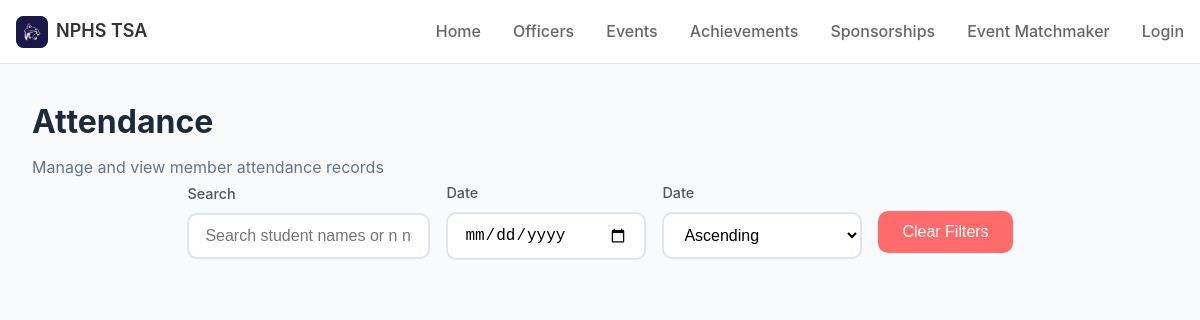
The app's page /members/attendance/, older data.
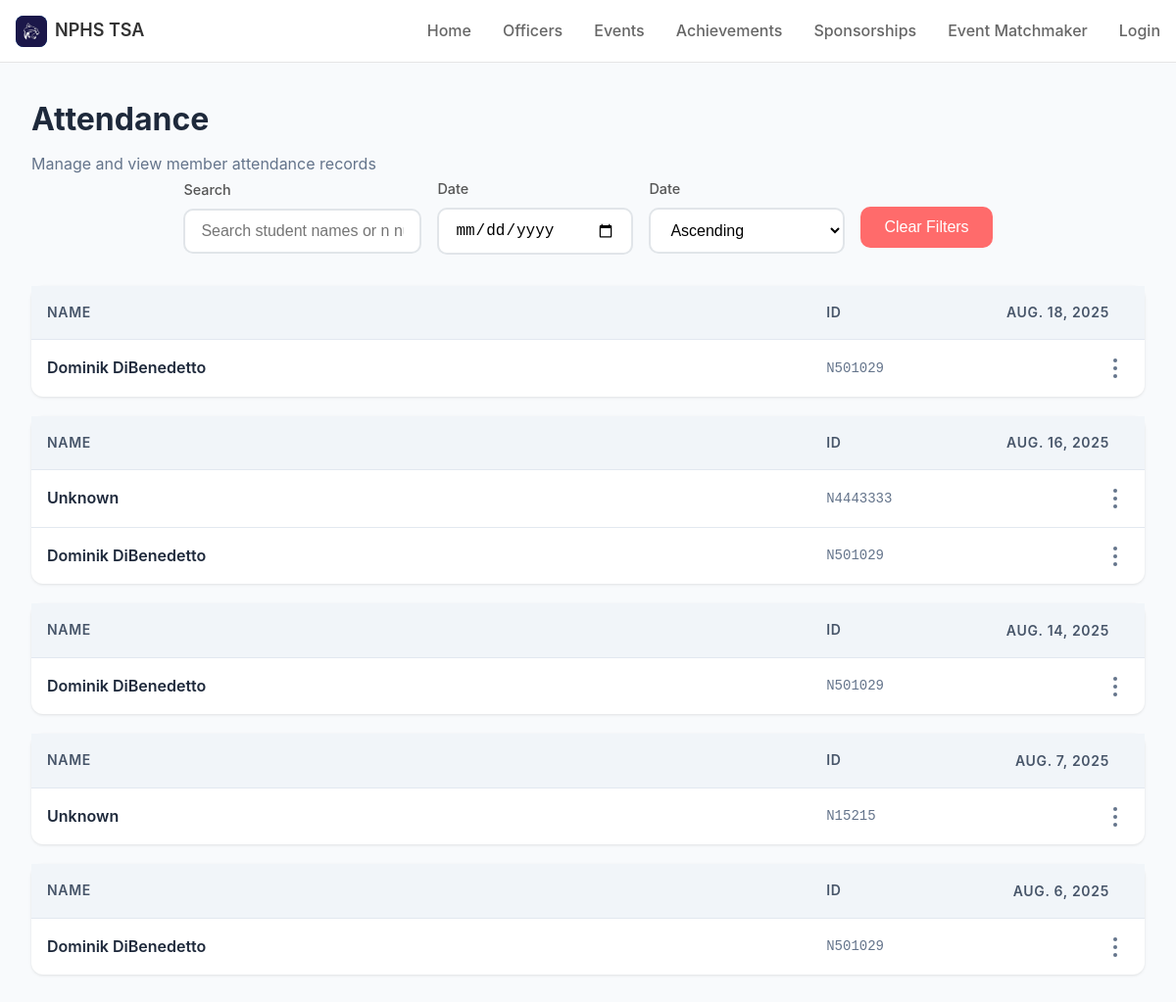
The same page, newer data.
### members/models.py (models this page shows)
class AttendanceRecord(models.Model):
    date = models.DateField()
    n_number = models.CharField(max_length=7)
    user = models.ForeignKey(Member, on_delete=models.CASCADE, blank=True, null=True)

### authentication/models.py (models this page shows, shortened)
class Member(AbstractUser):
    name = models.CharField(max_length=100)
    username = models.CharField(max_length=7, unique=True) # nNumber
    role = models.CharField(max_length=20, default="Member")
    strikes = models.IntegerField(default=0)
    email = models.EmailField(unique=True)

### members/views.py (the view)
# urls.py: path("attendance/", views.attendance_view, name="attendance"),
def attendance_view(request):
    records = AttendanceRecord.objects.select_related('user').order_by('date')
    grouped_by_date = {
        date: list(group)
        for date, group in groupby(records, key=attrgetter('date'))
    }
    print(grouped_by_date)
    return render(request, "attendance.html", {"records": grouped_by_date})

### authentication/templatetags/is_officer.py (called while the page is built)
@register.filter(name='is_officer')
def is_officer(user):
    return user.groups.filter(name="Officer").exists()

### coresite/templatetags/mycomponents.py (called while the page is built)
@register.inclusion_tag('components/navbar.html', takes_context=True)
def navbar(context, active_navbar_link, active_sidebar_link):
    user = context['request'].user
    return {
        'user': user,
        'is_authenticated': user.is_authenticated,
        'active_navbar_link': active_navbar_link,
        'active_sidebar_link': active_sidebar_link
    }

### members/templatetags/my_filters.py (called while the page is built)
@register.filter
def replace_string(value, arg):
    value = str(value)
    old_substring, new_substring = arg.split(',')
    return value.replace(old_substring, new_substring)

### members/templates/attendance.html (shortened to what this page needs)
<!DOCTYPE html>
<html lang="en">
    <head>
        {% load static %}
        <link rel="stylesheet" href="{% static 'css/styles.css' %}" />
        <link rel="stylesheet" href="{% static 'css/members.css' %}" />
    </head>
    <body>
        {% load mycomponents %}
        {% load my_filters %}
        {% load is_officer %}
        {% navbar "none" "Attendance" %}
        <div class="container">
            <div class="header">
                <h1>Attendance</h1>
                <p>Manage and view member attendance records</p>
                <div class="filters">
                    <div class="filter-group">
                        <label for="searchInput">Search</label>
                        <input type="text" id="searchInput" class="filter-input" placeholder="Search student names or n numbers...">
                    </div>
                    <div class="filter-group">
                        <label for="dateFilter">Date</label>
                        <input type="date" name="dateFilter" id="dateFilter" class="filter-input" />
                    </div>
                    <div class="filter-group">
                        <label for="dateOrderFilter">Date</label>
                        <select id="dateOrderFilter" name="dateOrderFilter" class="dateOrderFilter filter-input">
                            <option value="ascending">Ascending</option>
                        </select>
                    </div>
                    <button class="clear-filters" onclick="clearAllFilters()">Clear Filters</button>
                </div>
            </div>
            {% for date, record in records.items %}
            <div class="members-table" id="date-{{ date|replace_string:' , ' }}">
                <table>
                    <thead>
                        <tr style="position: relative;">
                            <th>Name</th>
                            <th>ID</th>
                            <th class="date" style="position: absolute; right: 20px; top: 50%; transform: translateY(-50%);">{{ date }}</th>
                        </tr>
                    </thead>
                    <tbody id="membersTableBody">
                        {% for member in record %}
                        <tr>
                            <td class="member-name" style="width: 70%;">
                                {% if member.user %}
                                {{ member.user.name }}
                                {% else %}
                                Unknown
                                {% endif %}
                            </td>
                            <td class="member-id">{{ member.n_number }}</td>
                            <td style="position: relative;" style="z-index: 100;">
                                <div class="menu-container" style="position: absolute; right: 20px; top: 50%; transform: translateY(-50%); z-index: 100">
                                    <button
                                        class="menu-button"
                                        onclick="toggleMenu('{{ forloop.parentloop.counter }}-{{ forloop.counter }}')"
                                    >
                                        <span class="menu-dots"></span>
                                    </button>
                                </div>
                            </td>
                        </tr>
                        {% endfor %}
                    </tbody>
                </table>
            </div>
            {% endfor %}
        </div>
    </body>
</html>

Row changes from the older to the newer data that the page shows:
added AttendanceRecord: date "AUG. 6, 2025", user.name "Dominik DiBenedetto", n_number "N501029"
added AttendanceRecord: date "AUG. 7, 2025", shows "Unknown", n_number "N15215"
added AttendanceRecord: date "AUG. 14, 2025", user.name "Dominik DiBenedetto", n_number "N501029"
added AttendanceRecord: date "AUG. 16, 2025", shows "Unknown", n_number "N4443333"
added AttendanceRecord: user.name "Dominik DiBenedetto", n_number "N501029", shown under "AUG. 16, 2025"
added AttendanceRecord: date "AUG. 18, 2025", user.name "Dominik DiBenedetto", n_number "N501029"
